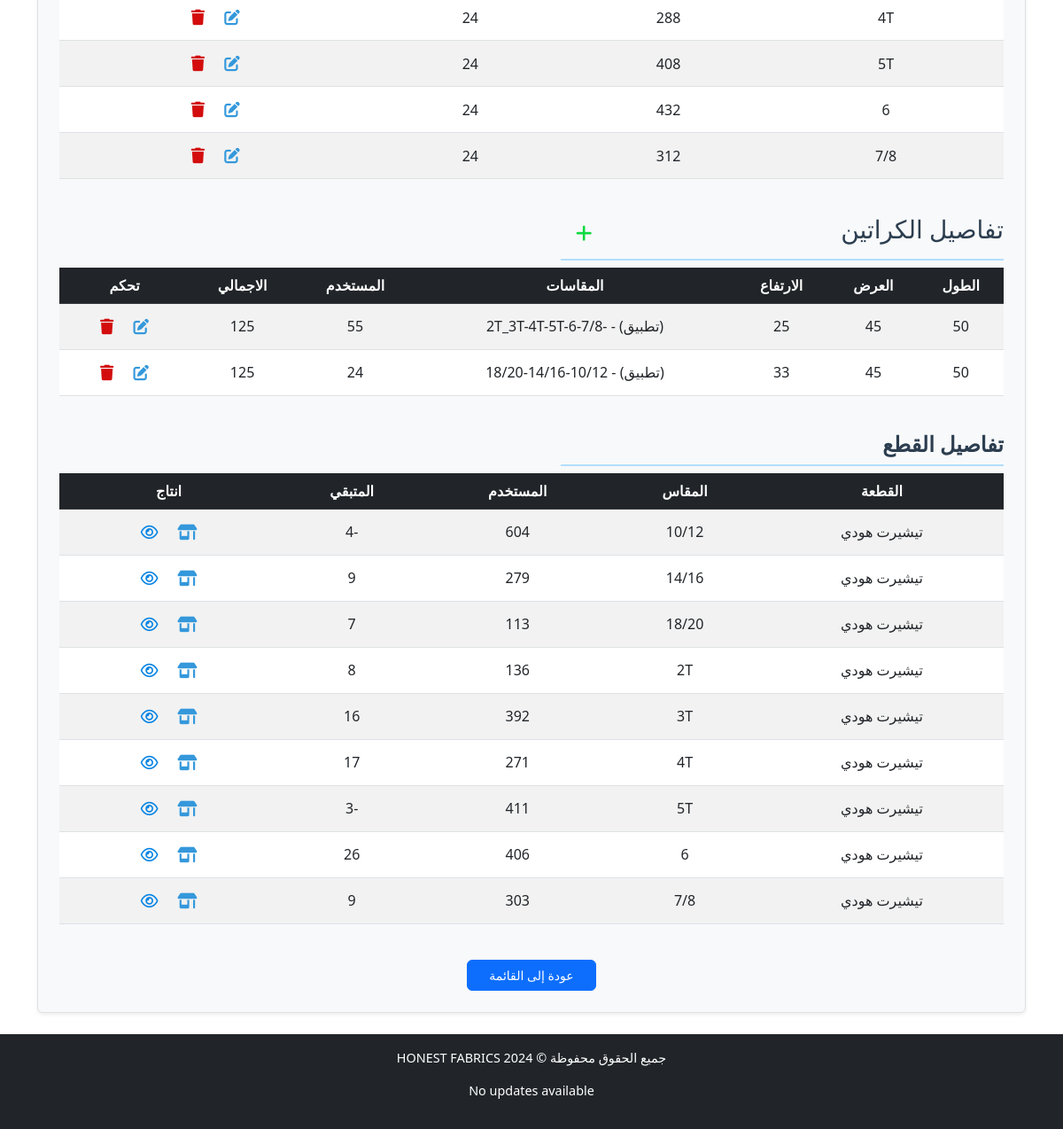
The app's page /production/model/23/ (lower part), older data.
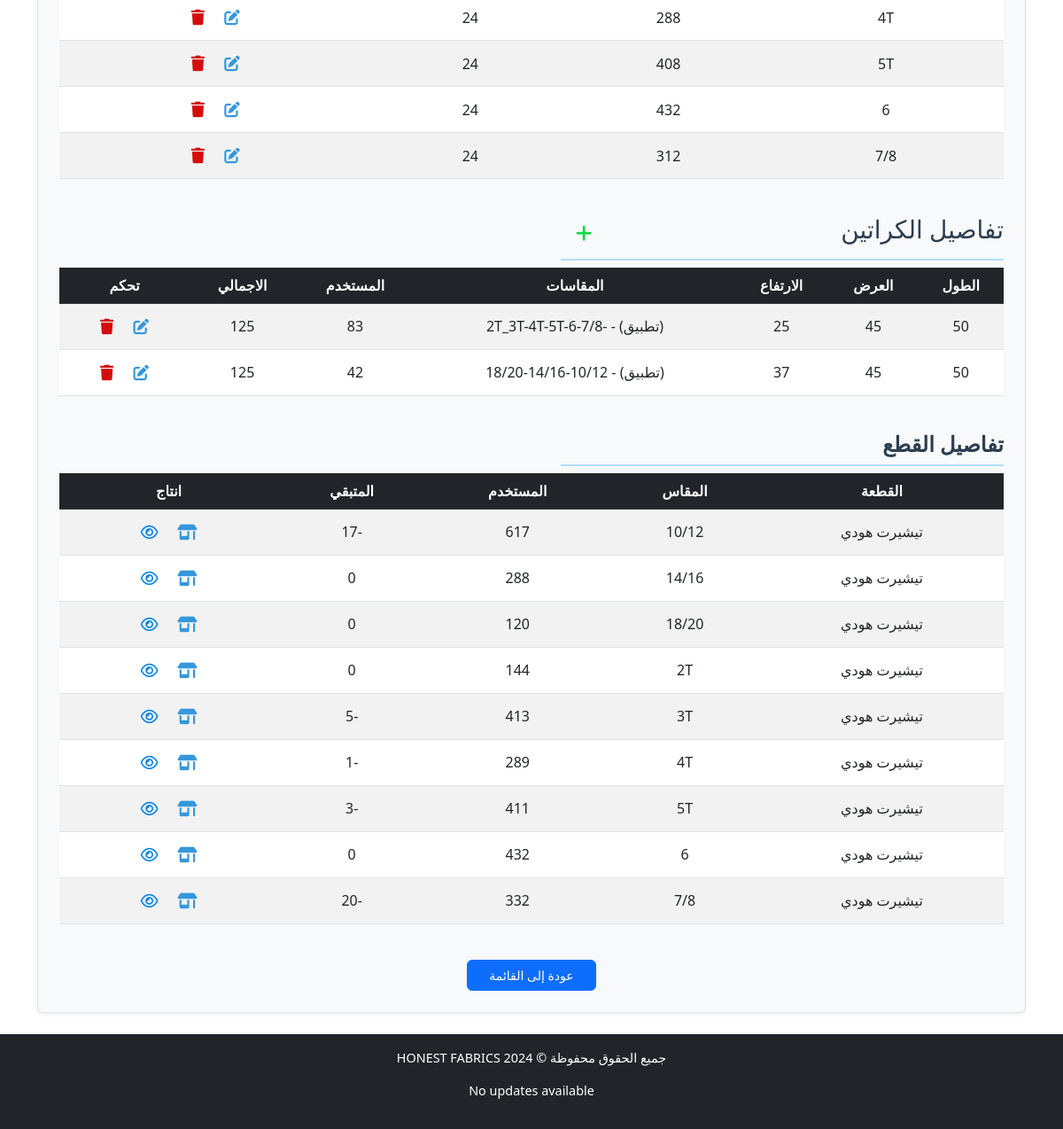
The same page, newer data.
### production/models.py (models this page shows, shortened)
class Carton(models.Model):
    TYPE_CHOICES = [
        ("شماعة", "شماعة"),
        ("تطبيق", "تطبيق"),
    ]
    model = models.ForeignKey(Model, verbose_name="الموديل", on_delete=models.CASCADE, related_name="cartons")
    length = models.CharField(max_length=50, verbose_name="الطول", blank=True)
    width = models.CharField(max_length=50, verbose_name="العرض", blank=True)
    height = models.CharField(max_length=50, verbose_name="الارتفاع", blank=True)
    type = models.CharField(verbose_name="النوع", choices=TYPE_CHOICES, max_length=10, default="تطبيق")
    comment = models.CharField(max_length=100, verbose_name="المقاسات داخل الكرتونة", blank=True)
    def get_carton_usage(self):
        return sum(packing.used_carton for packing in Packing.objects.filter(carton=self) )

class Packing(models.Model):
    model = models.ForeignKey(Model, verbose_name="الموديل", on_delete=models.CASCADE, related_name="packings")
    carton = models.ForeignKey(Carton, verbose_name="الكرتونة", on_delete=models.CASCADE, related_name="packings")
    created_at = models.DateTimeField(verbose_name="تاريخ الإنشاء", default=now)
    used_carton = models.PositiveIntegerField(verbose_name="الكرتون للتعبئة", blank=True, default=0)
    class Meta:
        ordering = ['-created_at']

class Piece(models.Model):
    model = models.ForeignKey(Model, verbose_name="الموديل", on_delete=models.CASCADE, related_name="pieces")
    type = models.CharField(max_length=50, verbose_name="النوع", blank=True)
    size = models.CharField(max_length=50, verbose_name="المقاس", blank=True)
    available_amount = models.IntegerField(verbose_name="الكمية المتبقية", blank=True, default=0)
    used_amount = models.IntegerField(verbose_name="الكمية المستخدمة", default=0, blank=True)
    class Meta:
        ordering = ['size', 'type']

### production/views.py (the view)
# urls.py: path('model/<int:pk>/', ModelDetailView.as_view(), name='model_detail_view'),
class ModelDetailView(DetailView):
    model = Model
    template_name = "production/detail_model.html"
    context_object_name = "model"
    def get_context_data(self, **kwargs):
        context = super().get_context_data(**kwargs)
        model = self.get_object()
        context['total_Dozens'] = int(model.get_total_sizes_pieces() / 12)
        return context

### production/models.py (called while the page is built)
    def get_total_available_carton(self):
        total = 0.0
        for item in SizeAmount.objects.filter(model=self):
            total += float(item.amount) / float(item.Packing_per_carton)
        return int(round(total, 1))

    def get_total_sizes_pieces(self):
        return self.size_amounts.aggregate(total=Sum('amount'))['total'] or 0

### production/templatetags/math_filters.py (called while the page is built)
@register.filter
def divide(value, divisor):
    try:
        return round(value / divisor)  # Round to 2 decimal places
    except (TypeError, ZeroDivisionError):
        return "N/A"

### production/templates/production/detail_model.html (shortened to what the changed rows need)
{% extends "cloth/layout.html" %}
{% load math_filters %}
{% block body %}
    <div class="model-details container my-4 p-4 border rounded shadow-sm bg-light">
        <div class="section-title border-bottom-5 mb-2 d-flex justify-content-between align-items-center">
            <h2>تفاصيل الكراتين</h2>
        </div>
        <div style="overflow-x: auto; max-height: 70vh; position: relative;" class="table-responsive mb-4">
            <table id="size-table" class="table table-striped">
                <thead class="table-dark">
                    <tr>
                        <th style="position: sticky; top: 0;">الطول</th>
                        <th style="position: sticky; top: 0;">العرض</th>
                        <th style="position: sticky; top: 0;">الارتفاع</th>
                        <th style="position: sticky; top: 0;">المقاسات</th>
                        <th style="position: sticky; top: 0;">المستخدم</th>
                        <th style="position: sticky; top: 0;">الاجمالي</th>
                        <th style="position: sticky; top: 0;">تحكم</th>
                    </tr>
                </thead>
                <tbody>
                    {% for carton in model.cartons.all %}
                    <tr>
                        <td>{{ carton.length }}</td>
                        <td>{{ carton.width }}</td>
                        <td>{{ carton.height }}</td>
                        <td>({{ carton.type }}) - {{ carton.comment }} </td>
                        <td>{{ carton.get_carton_usage }} </td>
                        <td>{{ model.get_total_available_carton }} </td>
                        <td>
                            <a class="px-2 btn" href="{% url 'carton_edit' carton.id %}">
                            </a>
                            <a class="px-2 btn" href="{% url 'carton_delete_view' carton.id %}">
                                </a>
                        </td>
                    </tr>
                    {% empty %}
                    <tr>
                        <td colspan="7" class="text-center">لا توجد كراتين مسجلة</td>
                    </tr>
                    {% endfor %}
                </tbody>
            </table>
        </div>
        <div style="overflow-x: auto; max-height: 70vh; position: relative;" class="table-responsive mb-4">
            <table id="pieces-table" class="table table-striped">
                <thead class="table-dark">
                    <tr>
                        <th style="position: sticky; top: 0;">القطعة</th>
                        <th style="position: sticky; top: 0;">المقاس</th>
                        <th style="position: sticky; top: 0;">المستخدم</th>
                        <th style="position: sticky; top: 0;">المتبقي</th>
                        <th style="position: sticky; top: 0;">انتاج</th>
                    </tr>
                </thead>
                <tbody>
                    {% for piece in model.pieces.all %}
                    <tr>
                        <td>{{ piece.type }}</td>
                        <td>{{ piece.size }}</td>
                        <td>{{ piece.used_amount }}</td>
                        <td>{{ piece.available_amount }}</td>
                        <td>
                            <a class="px-2 btn" href="{% url 'productionpiece_add' piece.id %}">
                            </a>
                            <a class="px-2 btn" href="{% url 'production_list_view' %}?model_number={{model.model_number}}&type={{piece.type}}&size={{piece.size}}">
                            </a>
                        </td>
                    </tr>
                    {% empty %}
                    <tr>
                        <td colspan="5" class="text-center">لا توجد قطع مسجلة</td>
                    </tr>
                    {% endfor %}
                </tbody>
            </table>
        </div>
    </div>
{% endblock body %}

Row changes from the older to the newer data that the page shows:
computed for Carton "-2T_3T-4T-5T-6-7/8": get_carton_usage "55" → "83"
changed Carton (number 2 of 2 on the later page): height "33" → "37"; get_carton_usage "24" → "42"
changed Piece (number 1 of 9 on the later page): used_amount "604" → "617"; available_amount "-4" → "-17"
changed Piece (number 2 of 9 on the later page): used_amount "279" → "288"; available_amount "9" → "0"
changed Piece (number 3 of 9 on the later page): used_amount "113" → "120"; available_amount "7" → "0"
changed Piece (number 4 of 9 on the later page): used_amount "136" → "144"; available_amount "8" → "0"
changed Piece (number 5 of 9 on the later page): used_amount "392" → "413"; available_amount "16" → "-5"
changed Piece (number 6 of 9 on the later page): used_amount "271" → "289"; available_amount "17" → "-1"
changed Piece (number 8 of 9 on the later page): used_amount "406" → "432"; available_amount "26" → "0"
changed Piece (number 9 of 9 on the later page): used_amount "303" → "332"; available_amount "9" → "-20"
